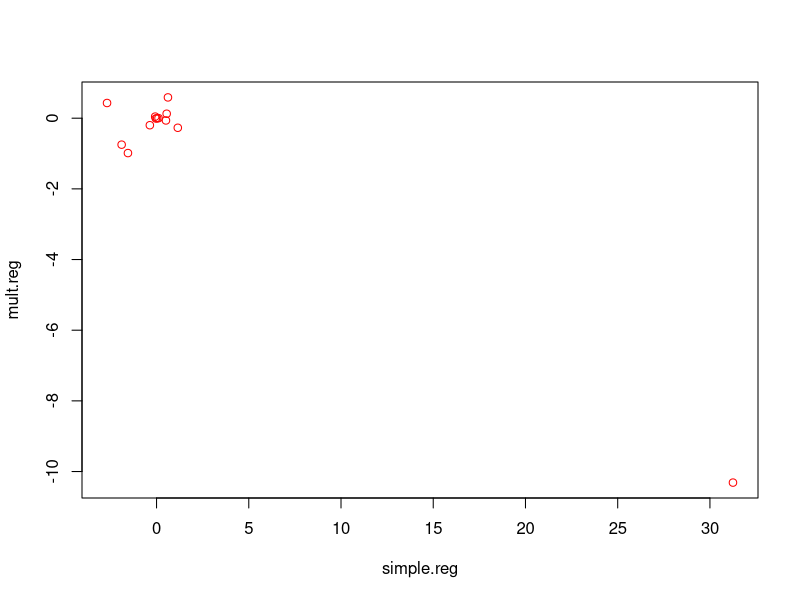

The R script that drew this image:
## ---- chunk 1
knitr::opts_chunk$set(echo = TRUE)
## ---- chunk 2
library(MASS)
attach(Boston)
fit.zn <- lm(crim ~zn)
summary(fit.zn)
## ---- chunk 3
fit.indus <- lm(crim ~ indus)
summary(fit.indus)
## ---- chunk 4
chas <- as.factor(chas)
fit.chas <- lm(crim ~ chas)
summary(fit.chas)
## ---- chunk 5
fit.nox <- lm(crim ~ nox)
summary(fit.nox)
## ---- chunk 6
fit.rm <- lm(crim ~ rm)
summary(fit.rm)
## ---- chunk 7
fit.age <- lm(crim ~ age)
summary(fit.age)
## ---- chunk 8
fit.dis <- lm(crim ~ dis)
summary(fit.dis)
## ---- chunk 9
fit.rad <- lm(crim ~ rad)
summary(fit.rad)
## ---- chunk 10
fit.tax <- lm(crim ~ tax)
summary(fit.tax)
## ---- chunk 11
fit.ptratio <- lm(crim ~ ptratio)
summary(fit.ptratio)
## ---- chunk 12
fit.black <- lm(crim ~ black)
summary(fit.black)
## ---- chunk 13
fit.lstat <- lm(crim ~ lstat)
summary(fit.lstat)
## ---- chunk 14
fit.medv <- lm(crim ~ medv)
summary(fit.medv)
## ---- chunk 15
fit.all <- lm(crim ~ ., data = Boston)
summary(fit.all)
## ---- chunk 16
simple.reg <- vector("numeric",0)
simple.reg <- c(simple.reg, fit.zn$coefficient[2])
simple.reg <- c(simple.reg, fit.indus$coefficient[2])
simple.reg <- c(simple.reg, fit.chas$coefficient[2])
simple.reg <- c(simple.reg, fit.nox$coefficient[2])
simple.reg <- c(simple.reg, fit.rm$coefficient[2])
simple.reg <- c(simple.reg, fit.age$coefficient[2])
simple.reg <- c(simple.reg, fit.dis$coefficient[2])
simple.reg <- c(simple.reg, fit.rad$coefficient[2])
simple.reg <- c(simple.reg, fit.tax$coefficient[2])
simple.reg <- c(simple.reg, fit.ptratio$coefficient[2])
simple.reg <- c(simple.reg, fit.black$coefficient[2])
simple.reg <- c(simple.reg, fit.lstat$coefficient[2])
simple.reg <- c(simple.reg, fit.medv$coefficient[2])
mult.reg <- vector("numeric", 0)
mult.reg <- c(mult.reg, fit.all$coefficients)
mult.reg <- mult.reg[-1]
plot(simple.reg, mult.reg, col = "red")
## ---- chunk 17
fit.zn2 <- lm(crim ~ poly(zn, 3))
summary(fit.zn2)
## ---- chunk 18
fit.indus2 <- lm(crim ~ poly(indus, 3))
summary(fit.indus2)
## ---- chunk 19
fit.nox2 <- lm(crim ~ poly(nox, 3))
summary(fit.nox2)
## ---- chunk 20
fit.rm2 <- lm(crim ~ poly(rm, 3))
summary(fit.rm2)

## ---- chunk 21
fit.age2 <- lm(crim ~ poly(age, 3))
summary(fit.age2)
## ---- chunk 22
fit.dis2 <- lm(crim ~ poly(dis, 3))
summary(fit.dis2)
## ---- chunk 23
fit.rad2 <- lm(crim ~ poly(rad, 3))
summary(fit.rad2)
## ---- chunk 24
fit.tax2 <- lm(crim ~ poly(tax, 3))
summary(fit.tax2)
## ---- chunk 25
fit.ptratio2 <- lm(crim ~ poly(ptratio, 3))
summary(fit.ptratio2)
## ---- chunk 26
fit.black2 <- lm(crim ~ poly(black, 3))
summary(fit.black2)
## ---- chunk 27
fit.lstat2 <- lm(crim ~ poly(lstat, 3))
summary(fit.lstat2)
## ---- chunk 28
fit.medv2 <- lm(crim ~ poly(medv, 3))
summary(fit.medv2)
